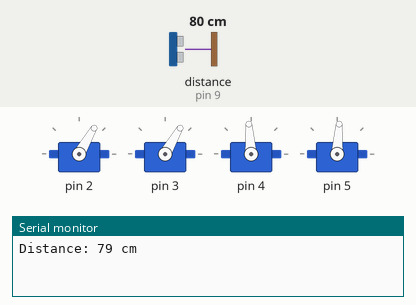
This sketch was run on a simulated Arduino Uno, built with avr-gcc and run on an emulated ATmega328P. On the bench: 4 × servo, the last lines printed to the serial monitor. Wiring (inferred from the names in the program): ultrasonic range finder: trigger pin 8; echo pin 9. Inputs (shaded band) come from the test bench; at power-on: distance to the obstacle (sensor on pin 9) 80 cm. The echo pulse lasts 58.3 µs per cm.

Above: at 5.9 s.
6.0 s: distance to the obstacle (sensor on pin 9) set to 2 cm
At 6.42 s:
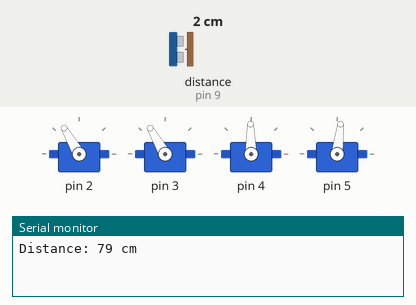
13.5 s: distance to the obstacle (sensor on pin 9) set to 250 cm
At 13.7 s:
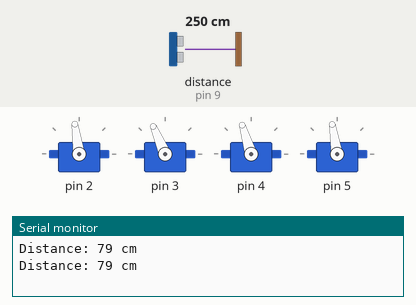
20.2 s: distance to the obstacle (sensor on pin 9) set to 4 cm
At 20.63 s:
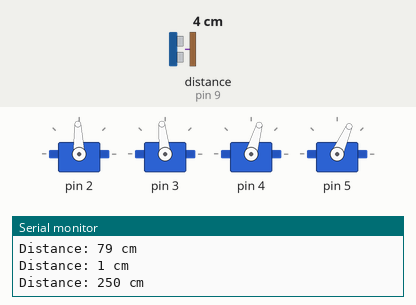
26.3 s: distance to the obstacle (sensor on pin 9) set to 299 cm
Timing chart, 0 to 33.4 s (numbered marks = the images above; inputs shaded):
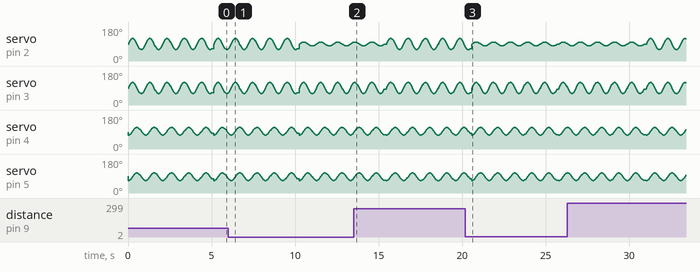

The sketch:

obstacle.ino
```cpp
#define LeftLeg 2
#define RightLeg 3
#define LeftFoot 4
#define RightFoot 5
int Buzzer = 13;
#define trigPin 8
#define echoPin 9
#include <Otto.h>
Otto Otto;  //This is Otto
String direction;
void setup() {
  Serial.begin(9600);
  pinMode(trigPin, OUTPUT);
  pinMode(echoPin, INPUT);

  Otto.init(LeftLeg, RightLeg, LeftFoot, RightFoot, true,Buzzer); //Set the servo pins and Buzzer pin
}
void loop() {
  // Read the distance from the ultrasonic sensor
  long duration, distance;
  digitalWrite(trigPin, LOW);
  delayMicroseconds(2);
  digitalWrite(trigPin, HIGH);
  delayMicroseconds(10);
  digitalWrite(trigPin, LOW);
  duration = pulseIn(echoPin, HIGH);
  distance = duration / 58.2;

 if (distance > 10) {
    // Forward movement
    Forward();
  } else {
    // Right movement
    Right();
  }

  // Print the distance to the serial monitor
  Serial.print("Distance: ");
  Serial.print(distance);
  Serial.println(" cm");

  // Delay for 100 milliseconds
  delay(100);
}


void Forward() {
  Otto.walk(5,1000,1);

}

void Backward() {
  Otto.walk(5,1000,-1);
}

void Right(){
  for (int i = 0; i < 5; i++) {
  Otto.turn(1,1000,-1);
  }
}

void Left(){
  Otto.turn(3,1000,1);
}

void Stop(){
  Otto.walk(0,1000,1);
  Otto.turn(0,1000,1);
  Otto.walk(0,1000,-1);
  Otto.turn(0,1000,-1);
}
```
